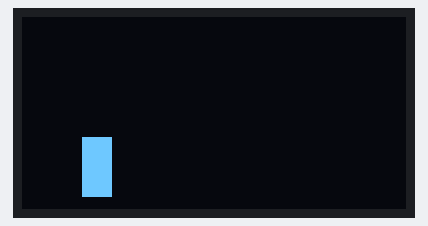
The sketch below on a simulated Arduino Uno, built with avr-gcc and run on an emulated ATmega328P. On the bench: 128×64 one-colour display.

Above: at 0.17 s.
At 0.62 s:
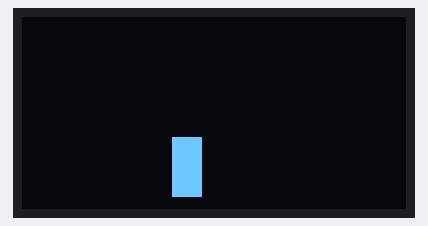
At 1.07 s:
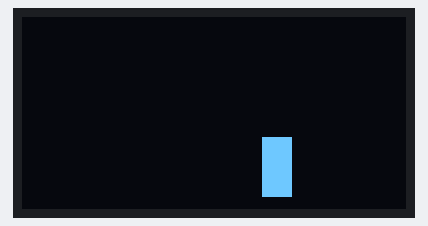
At 1.52 s:
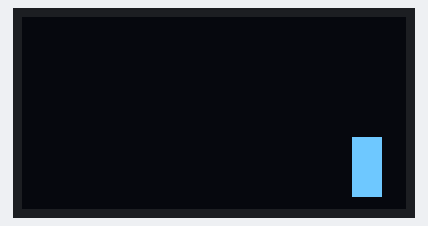
At 2.2 s:
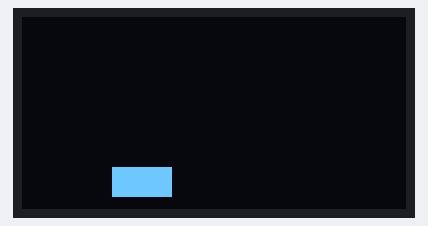

Measured:
- by itself, everything shown: repeats every 1.8 s, in 8 steps

The sketch:

Week6L1Animate.ino
```cpp
#include <Adafruit_GFX.h>
#include <Adafruit_SSD1306.h>

#define SCREEN_WIDTH 128
#define SCREEN_HEIGHT 64

#define OLED_RESET 4
Adafruit_SSD1306 _display(SCREEN_WIDTH, SCREEN_HEIGHT, &Wire, OLED_RESET);

int _x0 = 0;
int _y0 = 50;
int _w = 20;
int _h = 10;

bool _wide = true;

void setup() {
  if (!_display.begin(SSD1306_SWITCHCAPVCC, 0x3D)) { // Address 0x3D for 128x64
    Serial.println(F("SSD1306 allocation failed"));
    for (;;); // Don't proceed, loop forever
  }
}

void loop() {
  // Clear the display
  _display.clearDisplay();

  int temp = 0;
  if (_wide) {
    _x0 += _w;
    _y0 -= _h;
  } else {
    _x0 += _w;
    _y0 += _w;
  }

  _wide = !_wide;
  temp = _w;
  _w = _h;
  _h = temp;

  if (_x0 + _w >= _display.width()) {
    _x0 = 0;
    _y0 = 50;
    _w = 20;
    _h = 10;
    _wide = true;
  }

  // Put in drawing routines
  _display.fillRect(_x0, _y0, _w, _h, SSD1306_WHITE);

  // Render graphics buffer to screen
  _display.display();

  delay(200);
}
```
